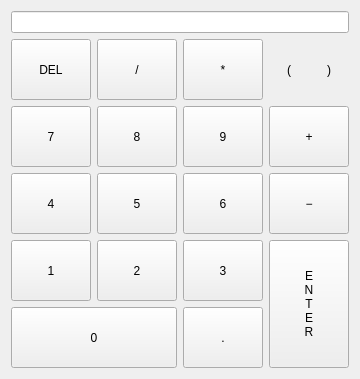
<?xml version="1.0" encoding="UTF-8"?>
<ui version="4.0">
 <class>Form</class>
 <widget class="MkTransparentWidget" name="Form">
  <property name="geometry">
   <rect>
    <x>0</x>
    <y>0</y>
    <width>356</width>
    <height>379</height>
   </rect>
  </property>
  <property name="windowTitle">
   <string>Form</string>
  </property>
  <layout class="QVBoxLayout" name="verticalLayout">
   <item>
    <widget class="QLineEdit" name="lineEdit"/>
   </item>
   <item>
    <widget class="QWidget" name="widget" native="true">
     <layout class="QGridLayout" name="gridLayout">
      <property name="leftMargin">
       <number>0</number>
      </property>
      <property name="topMargin">
       <number>0</number>
      </property>
      <property name="rightMargin">
       <number>0</number>
      </property>
      <property name="bottomMargin">
       <number>0</number>
      </property>
      <property name="spacing">
       <number>6</number>
      </property>
      <item row="0" column="2">
       <widget class="VKBKey" name="subtract_5">
        <property name="sizePolicy">
         <sizepolicy hsizetype="Expanding" vsizetype="Expanding">
          <horstretch>0</horstretch>
          <verstretch>0</verstretch>
         </sizepolicy>
        </property>
        <property name="focusPolicy">
         <enum>Qt::NoFocus</enum>
        </property>
        <property name="text">
         <string>*</string>
        </property>
        <property name="autoDefault">
         <bool>false</bool>
        </property>
       </widget>
      </item>
      <item row="0" column="1">
       <widget class="VKBKey" name="subtract_4">
        <property name="sizePolicy">
         <sizepolicy hsizetype="Expanding" vsizetype="Expanding">
          <horstretch>0</horstretch>
          <verstretch>0</verstretch>
         </sizepolicy>
        </property>
        <property name="focusPolicy">
         <enum>Qt::NoFocus</enum>
        </property>
        <property name="text">
         <string>/</string>
        </property>
        <property name="autoDefault">
         <bool>false</bool>
        </property>
       </widget>
      </item>
      <item row="1" column="0">
       <widget class="VKBKey" name="np7">
        <property name="sizePolicy">
         <sizepolicy hsizetype="Expanding" vsizetype="Expanding">
          <horstretch>0</horstretch>
          <verstretch>0</verstretch>
         </sizepolicy>
        </property>
        <property name="focusPolicy">
         <enum>Qt::NoFocus</enum>
        </property>
        <property name="text">
         <string>7</string>
        </property>
        <property name="autoDefault">
         <bool>false</bool>
        </property>
       </widget>
      </item>
      <item row="0" column="0">
       <widget class="VKBKey" name="delete_2">
        <property name="sizePolicy">
         <sizepolicy hsizetype="Expanding" vsizetype="Expanding">
          <horstretch>0</horstretch>
          <verstretch>0</verstretch>
         </sizepolicy>
        </property>
        <property name="baseSize">
         <size>
          <width>0</width>
          <height>0</height>
         </size>
        </property>
        <property name="focusPolicy">
         <enum>Qt::NoFocus</enum>
        </property>
        <property name="text">
         <string>DEL</string>
        </property>
        <property name="autoDefault">
         <bool>false</bool>
        </property>
        <property name="key" stdset="0">
         <string>Del</string>
        </property>
       </widget>
      </item>
      <item row="3" column="2">
       <widget class="VKBKey" name="np3">
        <property name="sizePolicy">
         <sizepolicy hsizetype="Expanding" vsizetype="Expanding">
          <horstretch>0</horstretch>
          <verstretch>0</verstretch>
         </sizepolicy>
        </property>
        <property name="focusPolicy">
         <enum>Qt::NoFocus</enum>
        </property>
        <property name="text">
         <string>3</string>
        </property>
        <property name="autoDefault">
         <bool>false</bool>
        </property>
       </widget>
      </item>
      <item row="3" column="1">
       <widget class="VKBKey" name="np2">
        <property name="sizePolicy">
         <sizepolicy hsizetype="Expanding" vsizetype="Expanding">
          <horstretch>0</horstretch>
          <verstretch>0</verstretch>
         </sizepolicy>
        </property>
        <property name="focusPolicy">
         <enum>Qt::NoFocus</enum>
        </property>
        <property name="text">
         <string>2</string>
        </property>
        <property name="autoDefault">
         <bool>false</bool>
        </property>
       </widget>
      </item>
      <item row="2" column="2">
       <widget class="VKBKey" name="np6">
        <property name="sizePolicy">
         <sizepolicy hsizetype="Expanding" vsizetype="Expanding">
          <horstretch>0</horstretch>
          <verstretch>0</verstretch>
         </sizepolicy>
        </property>
        <property name="focusPolicy">
         <enum>Qt::NoFocus</enum>
        </property>
        <property name="text">
         <string>6</string>
        </property>
        <property name="autoDefault">
         <bool>false</bool>
        </property>
       </widget>
      </item>
      <item row="1" column="1">
       <widget class="VKBKey" name="np8">
        <property name="sizePolicy">
         <sizepolicy hsizetype="Expanding" vsizetype="Expanding">
          <horstretch>0</horstretch>
          <verstretch>0</verstretch>
         </sizepolicy>
        </property>
        <property name="focusPolicy">
         <enum>Qt::NoFocus</enum>
        </property>
        <property name="text">
         <string>8</string>
        </property>
        <property name="autoDefault">
         <bool>false</bool>
        </property>
       </widget>
      </item>
      <item row="2" column="1">
       <widget class="VKBKey" name="np5">
        <property name="sizePolicy">
         <sizepolicy hsizetype="Expanding" vsizetype="Expanding">
          <horstretch>0</horstretch>
          <verstretch>0</verstretch>
         </sizepolicy>
        </property>
        <property name="focusPolicy">
         <enum>Qt::NoFocus</enum>
        </property>
        <property name="text">
         <string>5</string>
        </property>
        <property name="autoDefault">
         <bool>false</bool>
        </property>
       </widget>
      </item>
      <item row="3" column="0">
       <widget class="VKBKey" name="np1">
        <property name="sizePolicy">
         <sizepolicy hsizetype="Expanding" vsizetype="Expanding">
          <horstretch>0</horstretch>
          <verstretch>0</verstretch>
         </sizepolicy>
        </property>
        <property name="focusPolicy">
         <enum>Qt::NoFocus</enum>
        </property>
        <property name="text">
         <string>1</string>
        </property>
        <property name="autoDefault">
         <bool>false</bool>
        </property>
       </widget>
      </item>
      <item row="1" column="2">
       <widget class="VKBKey" name="np9">
        <property name="sizePolicy">
         <sizepolicy hsizetype="Expanding" vsizetype="Expanding">
          <horstretch>0</horstretch>
          <verstretch>0</verstretch>
         </sizepolicy>
        </property>
        <property name="focusPolicy">
         <enum>Qt::NoFocus</enum>
        </property>
        <property name="text">
         <string>9</string>
        </property>
        <property name="autoDefault">
         <bool>false</bool>
        </property>
       </widget>
      </item>
      <item row="2" column="0">
       <widget class="VKBKey" name="np4">
        <property name="sizePolicy">
         <sizepolicy hsizetype="Expanding" vsizetype="Expanding">
          <horstretch>0</horstretch>
          <verstretch>0</verstretch>
         </sizepolicy>
        </property>
        <property name="focusPolicy">
         <enum>Qt::NoFocus</enum>
        </property>
        <property name="text">
         <string>4</string>
        </property>
        <property name="autoDefault">
         <bool>false</bool>
        </property>
       </widget>
      </item>
      <item row="1" column="4">
       <widget class="VKBKey" name="subtract_2">
        <property name="sizePolicy">
         <sizepolicy hsizetype="Expanding" vsizetype="Expanding">
          <horstretch>0</horstretch>
          <verstretch>0</verstretch>
         </sizepolicy>
        </property>
        <property name="focusPolicy">
         <enum>Qt::NoFocus</enum>
        </property>
        <property name="text">
         <string>+</string>
        </property>
        <property name="autoDefault">
         <bool>false</bool>
        </property>
       </widget>
      </item>
      <item row="2" column="4">
       <widget class="VKBKey" name="subtract_3">
        <property name="sizePolicy">
         <sizepolicy hsizetype="Expanding" vsizetype="Expanding">
          <horstretch>0</horstretch>
          <verstretch>0</verstretch>
         </sizepolicy>
        </property>
        <property name="focusPolicy">
         <enum>Qt::NoFocus</enum>
        </property>
        <property name="text">
         <string>−</string>
        </property>
        <property name="autoDefault">
         <bool>false</bool>
        </property>
       </widget>
      </item>
      <item row="0" column="4">
       <layout class="QHBoxLayout" name="horizontalLayout">
        <property name="spacing">
         <number>0</number>
        </property>
        <item>
         <widget class="VKBKey" name="subtract_6">
          <property name="sizePolicy">
           <sizepolicy hsizetype="Expanding" vsizetype="Expanding">
            <horstretch>0</horstretch>
            <verstretch>0</verstretch>
           </sizepolicy>
          </property>
          <property name="focusPolicy">
           <enum>Qt::NoFocus</enum>
          </property>
          <property name="styleSheet">
           <string notr="true">padding: 0px;
border-right-width: 1px;
border-top-right-radius: 0px;
border-bottom-right-radius: 0px;
</string>
          </property>
          <property name="text">
           <string>(</string>
          </property>
          <property name="autoDefault">
           <bool>false</bool>
          </property>
         </widget>
        </item>
        <item>
         <widget class="VKBKey" name="subtract_7">
          <property name="sizePolicy">
           <sizepolicy hsizetype="Expanding" vsizetype="Expanding">
            <horstretch>0</horstretch>
            <verstretch>0</verstretch>
           </sizepolicy>
          </property>
          <property name="focusPolicy">
           <enum>Qt::NoFocus</enum>
          </property>
          <property name="styleSheet">
           <string notr="true">border-left: none;
border-top-left-radius: 0px;
border-bottom-left-radius: 0px;
</string>
          </property>
          <property name="text">
           <string>)</string>
          </property>
          <property name="autoDefault">
           <bool>false</bool>
          </property>
         </widget>
        </item>
       </layout>
      </item>
      <item row="4" column="2">
       <widget class="VKBKey" name="decimal">
        <property name="sizePolicy">
         <sizepolicy hsizetype="Expanding" vsizetype="Expanding">
          <horstretch>0</horstretch>
          <verstretch>0</verstretch>
         </sizepolicy>
        </property>
        <property name="focusPolicy">
         <enum>Qt::NoFocus</enum>
        </property>
        <property name="text">
         <string>.</string>
        </property>
        <property name="autoDefault">
         <bool>false</bool>
        </property>
       </widget>
      </item>
      <item row="4" column="0" colspan="2">
       <widget class="VKBKey" name="np0">
        <property name="sizePolicy">
         <sizepolicy hsizetype="Expanding" vsizetype="Expanding">
          <horstretch>0</horstretch>
          <verstretch>0</verstretch>
         </sizepolicy>
        </property>
        <property name="focusPolicy">
         <enum>Qt::NoFocus</enum>
        </property>
        <property name="text">
         <string>0</string>
        </property>
        <property name="autoDefault">
         <bool>false</bool>
        </property>
       </widget>
      </item>
      <item row="3" column="4" rowspan="2">
       <widget class="VKBKey" name="enter">
        <property name="sizePolicy">
         <sizepolicy hsizetype="Expanding" vsizetype="Expanding">
          <horstretch>0</horstretch>
          <verstretch>0</verstretch>
         </sizepolicy>
        </property>
        <property name="focusPolicy">
         <enum>Qt::NoFocus</enum>
        </property>
        <property name="text">
         <string>E
N
T
E
R</string>
        </property>
        <property name="autoDefault">
         <bool>false</bool>
        </property>
        <property name="key" stdset="0">
         <string>Return</string>
        </property>
       </widget>
      </item>
     </layout>
    </widget>
   </item>
  </layout>
 </widget>
 <customwidgets>
  <customwidget>
   <class>MkTransparentWidget</class>
   <extends>QWidget</extends>
   <header>monokrom.common.widgets.transparent_widget</header>
   <container>1</container>
  </customwidget>
  <customwidget>
   <class>VKBKey</class>
   <extends>QPushButton</extends>
   <header>qtpyvcp.widgets.virtual_keyboards.vkb_key</header>
  </customwidget>
 </customwidgets>
 <resources/>
 <connections/>
</ui>
